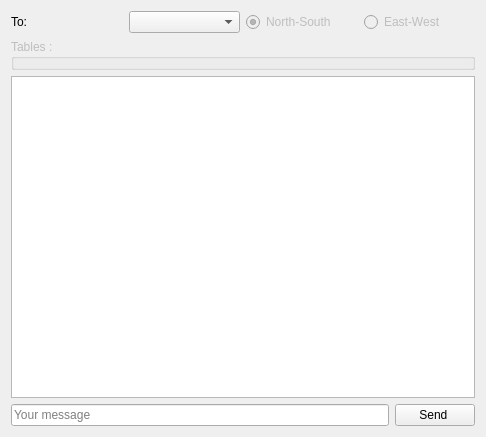
<?xml version="1.0" encoding="UTF-8"?>
<ui version="4.0">
 <class>ChatForm</class>
 <widget class="QWidget" name="ChatForm">
  <property name="geometry">
   <rect>
    <x>0</x>
    <y>0</y>
    <width>486</width>
    <height>437</height>
   </rect>
  </property>
  <property name="windowTitle">
   <string>Form</string>
  </property>
  <layout class="QVBoxLayout" name="verticalLayout">
   <item>
    <layout class="QHBoxLayout" name="horizontalLayout_2">
     <item>
      <widget class="QLabel" name="label">
       <property name="text">
        <string>To:</string>
       </property>
      </widget>
     </item>
     <item>
      <widget class="QComboBox" name="boxTypeMessage"/>
     </item>
     <item>
      <widget class="QRadioButton" name="cbNS">
       <property name="enabled">
        <bool>false</bool>
       </property>
       <property name="text">
        <string>North-South</string>
       </property>
       <property name="checked">
        <bool>true</bool>
       </property>
      </widget>
     </item>
     <item>
      <widget class="QRadioButton" name="cbEW">
       <property name="enabled">
        <bool>false</bool>
       </property>
       <property name="text">
        <string>East-West</string>
       </property>
      </widget>
     </item>
    </layout>
   </item>
   <item>
    <widget class="QGroupBox" name="gbListTable">
     <property name="enabled">
      <bool>false</bool>
     </property>
     <property name="title">
      <string>Tables :</string>
     </property>
    </widget>
   </item>
   <item>
    <widget class="QListView" name="viewMessage">
     <property name="focusPolicy">
      <enum>Qt::NoFocus</enum>
     </property>
     <property name="horizontalScrollBarPolicy">
      <enum>Qt::ScrollBarAlwaysOff</enum>
     </property>
     <property name="sizeAdjustPolicy">
      <enum>QAbstractScrollArea::AdjustIgnored</enum>
     </property>
     <property name="editTriggers">
      <set>QAbstractItemView::NoEditTriggers</set>
     </property>
     <property name="showDropIndicator" stdset="0">
      <bool>true</bool>
     </property>
     <property name="defaultDropAction">
      <enum>Qt::CopyAction</enum>
     </property>
     <property name="selectionMode">
      <enum>QAbstractItemView::NoSelection</enum>
     </property>
     <property name="textElideMode">
      <enum>Qt::ElideRight</enum>
     </property>
     <property name="isWrapping" stdset="0">
      <bool>false</bool>
     </property>
     <property name="resizeMode">
      <enum>QListView::Fixed</enum>
     </property>
     <property name="uniformItemSizes">
      <bool>false</bool>
     </property>
     <property name="wordWrap">
      <bool>true</bool>
     </property>
    </widget>
   </item>
   <item>
    <layout class="QHBoxLayout" name="horizontalLayout">
     <item>
      <widget class="QLineEdit" name="lineEditMessage">
       <property name="placeholderText">
        <string>Your message</string>
       </property>
      </widget>
     </item>
     <item>
      <widget class="QPushButton" name="buttonSend">
       <property name="text">
        <string>Send </string>
       </property>
      </widget>
     </item>
    </layout>
   </item>
  </layout>
 </widget>
 <resources/>
 <connections/>
</ui>
